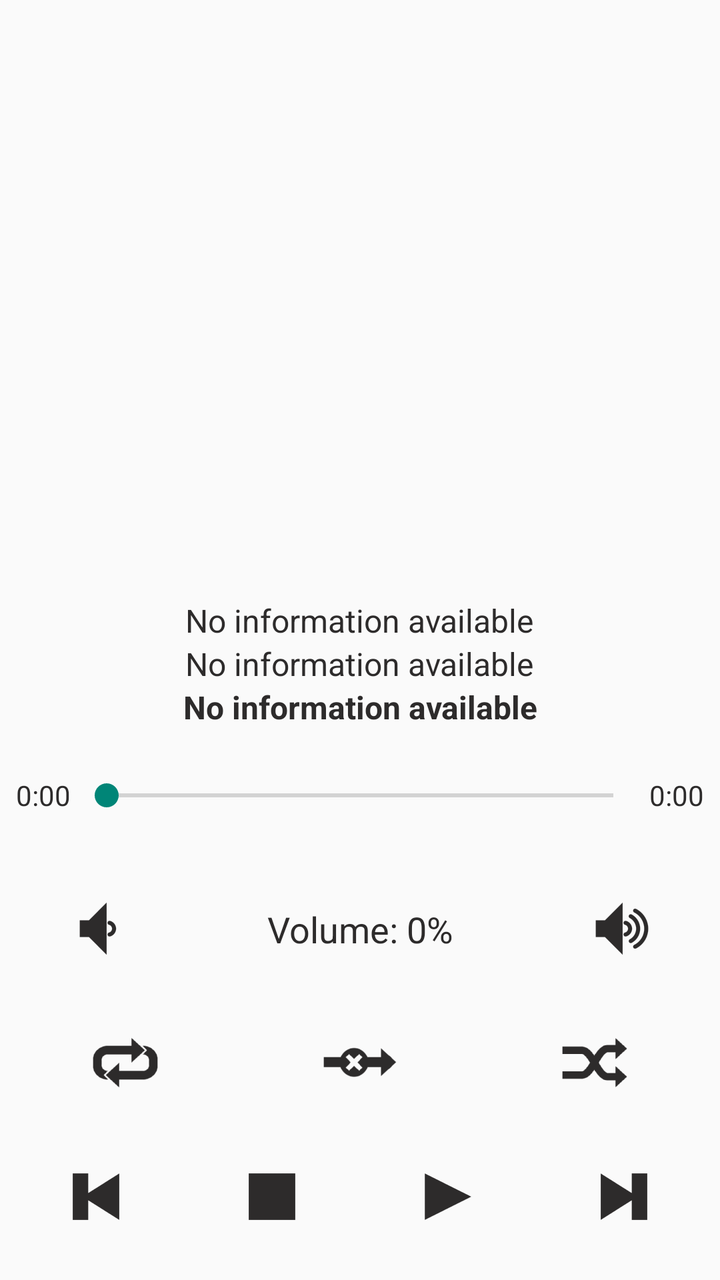
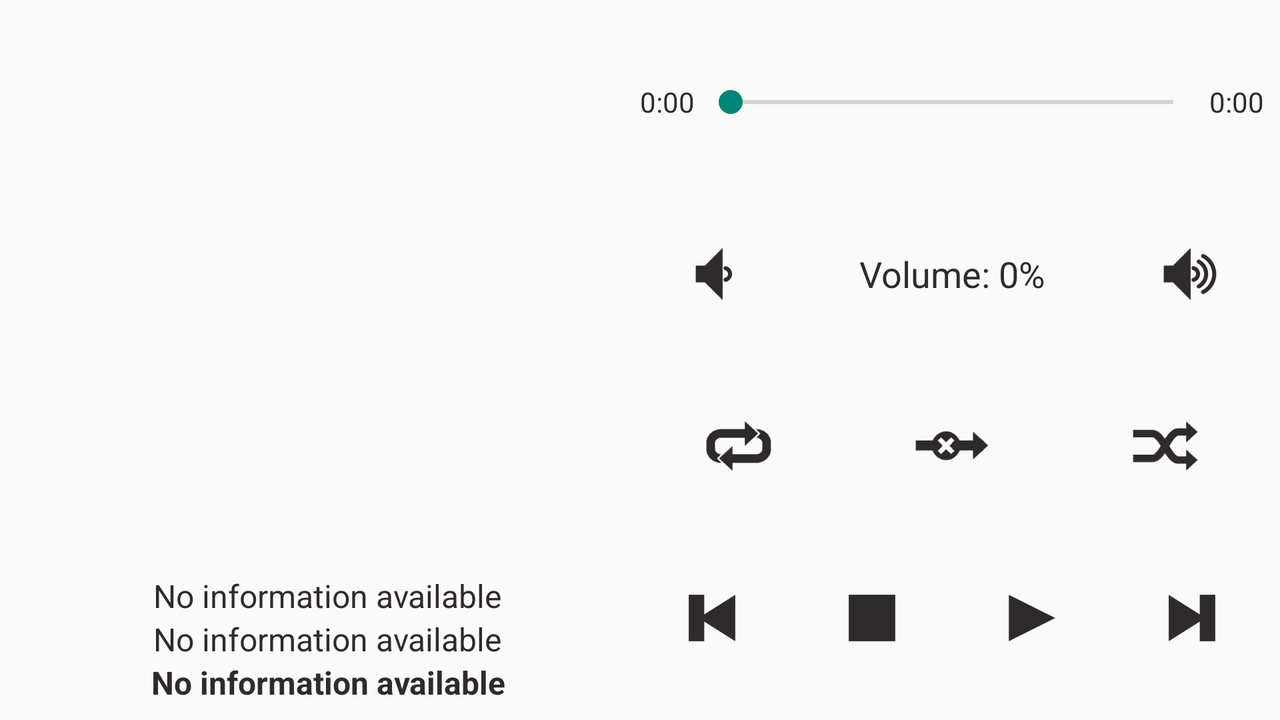

The same Android screen from two of the app's own layout files: first res/layout/ as a phone draws it, then the author's variant for another configuration, drawn on a device whose configuration selects that folder. Both files follow.
<!-- AndroidManifest.xml: application theme AppTheme -->
<!-- res/layout/fragment_player_control.xml -->
<LinearLayout xmlns:android="http://schemas.android.com/apk/res/android"
    xmlns:tools="http://schemas.android.com/tools"
    android:layout_width="match_parent"
    android:layout_height="match_parent"
    android:orientation="vertical"
    android:paddingBottom="@dimen/activity_vertical_margin"
    android:paddingLeft="@dimen/activity_horizontal_margin"
    android:paddingRight="@dimen/activity_horizontal_margin"
    android:paddingTop="@dimen/activity_vertical_margin" >

    <LinearLayout
        android:layout_width="match_parent"
        android:layout_height="0dp"
        android:layout_weight="4"
        android:gravity="center"
        android:orientation="vertical" >

        <TextView
            android:id="@+id/player_text_output"
            android:layout_width="match_parent"
            android:layout_height="wrap_content"
            android:ellipsize="end"
            android:gravity="center"
            android:paddingBottom="8dp"
            android:visibility="gone"
            android:maxLines="1"
            android:textSize="14sp"
            android:textStyle="bold" />

        <ImageView
            android:id="@+id/player_cover_image"
            android:layout_width="wrap_content"
            android:layout_height="0dp"
            android:layout_weight="1"
            android:layout_marginBottom="2dp"
            android:contentDescription="@string/player_image_album_cover" />
        
        <TextView
            android:id="@+id/player_text_info_artist"
            android:layout_width="wrap_content"
            android:layout_height="wrap_content"
            android:gravity="center"
            android:text="@string/player_playing_info_none"
            android:textSize="16sp" />

        <TextView
            android:id="@+id/player_text_info_album"
            android:layout_width="wrap_content"
            android:layout_height="wrap_content"
            android:gravity="center"
            android:text="@string/player_playing_info_none"
            android:textSize="16sp" />
        
        <TextView
            android:id="@+id/player_text_info_title"
            android:layout_width="wrap_content"
            android:layout_height="wrap_content"
            android:gravity="center"
            android:text="@string/player_playing_info_none"
            android:textSize="16sp"
            android:textStyle="bold" />
                
    </LinearLayout>

    <LinearLayout
        android:layout_width="match_parent"
        android:layout_height="0dp"
        android:layout_weight="3"
        android:gravity="bottom"
        android:orientation="vertical" >

        <LinearLayout
            android:layout_width="match_parent"
            android:layout_height="0dp"
            android:layout_weight="1"
            android:gravity="center_vertical" >

            <TextView
                android:id="@+id/player_text_seek_elapsed"
                android:layout_width="wrap_content"
                android:layout_height="wrap_content"
                android:text="@string/player_seek_time"
                android:textAppearance="?android:attr/textAppearanceSmall" />

            <SeekBar
                android:id="@+id/player_seek_bar_time"
                android:layout_width="0dp"
                android:layout_height="wrap_content"
                android:layout_marginLeft="2dp"
                android:layout_marginRight="2dp"
                android:layout_weight="1" />

            <TextView
                android:id="@+id/player_text_seek_total"
                android:layout_width="wrap_content"
                android:layout_height="wrap_content"
                android:text="@string/player_seek_time"
                android:textAppearance="?android:attr/textAppearanceSmall" />
        </LinearLayout>


        <LinearLayout
            android:layout_width="match_parent"
            android:layout_height="0dp"
            android:layout_weight="1"
            android:gravity="center_vertical" >

            <ImageButton
                android:id="@+id/player_button_volume_down"
                android:layout_width="0dp"
                android:layout_height="wrap_content"
                android:layout_marginLeft="0dp"
                android:layout_marginRight="4dp"
                android:layout_marginTop="4dp"
                android:layout_marginBottom="4dp"
                android:layout_weight="1"
                android:background="?android:attr/selectableItemBackground"
                android:contentDescription="@string/player_volume_down"
                android:scaleType="center"
                android:tint="?iconColor"
                android:src="@drawable/ic_volume_down" />

            <TextView
                android:id="@+id/player_text_volume"
                android:layout_width="0dp"
                android:layout_height="wrap_content"
                android:layout_marginLeft="4dp"
                android:layout_marginRight="4dp"
                android:layout_marginTop="4dp"
                android:layout_marginBottom="4dp"
                android:layout_weight="2"
                android:gravity="center"
                android:text="@string/player_volume_text_unknown"
                android:textAppearance="?android:attr/textAppearanceMedium" />

            <ImageButton
                android:id="@+id/player_button_volume_up"
                android:layout_width="0dp"
                android:layout_height="wrap_content"
                android:layout_marginLeft="4dp"
                android:layout_marginRight="0dp"
                android:layout_marginTop="4dp"
                android:layout_marginBottom="4dp"
                android:layout_weight="1"
                android:background="?android:attr/selectableItemBackground"
                android:contentDescription="@string/player_volume_up"
                android:scaleType="center"
                android:tint="?iconColor"
                android:src="@drawable/ic_volume_up" />
        </LinearLayout>

        <LinearLayout
            android:layout_width="match_parent"
            android:layout_height="0dp"
            android:layout_weight="1"
            android:gravity="center_vertical" >

            <ImageButton
                android:id="@+id/player_button_repeat"
                android:layout_width="wrap_content"
                android:layout_height="wrap_content"
                android:layout_marginLeft="0dp"
                android:layout_marginRight="4dp"
                android:layout_marginTop="4dp"
                android:layout_marginBottom="4dp" 
                android:layout_weight="1"
                android:background="?android:attr/selectableItemBackground"
                android:contentDescription="@string/player_repeat"
                android:scaleType="center"
                android:tint="?iconColor"
                android:src="@drawable/ic_repeat" />

            <ImageButton
                android:id="@+id/player_button_consume"
                android:layout_width="wrap_content"
                android:layout_height="wrap_content"
                android:layout_marginLeft="4dp"
                android:layout_marginRight="4dp"
                android:layout_marginTop="4dp"
                android:layout_marginBottom="4dp"
                android:layout_weight="1"
                android:background="?android:attr/selectableItemBackground"
                android:contentDescription="@string/player_consume"
                android:scaleType="center"
                android:tint="?iconColor"
                android:src="@drawable/ic_consume" />

            <ImageButton
                android:id="@+id/player_button_random"
                android:layout_width="wrap_content"
                android:layout_height="wrap_content"
                android:layout_marginLeft="4dp"
                android:layout_marginRight="0dp"
                android:layout_marginTop="4dp"
                android:layout_marginBottom="4dp"
                android:layout_weight="1"
                android:background="?android:attr/selectableItemBackground"
                android:contentDescription="@string/player_random"
                android:scaleType="center"
                android:tint="?iconColor"
                android:src="@drawable/ic_random" />
        </LinearLayout>

        <LinearLayout
            android:layout_width="match_parent"
            android:layout_height="0dp"
            android:layout_weight="1"
            android:gravity="center_vertical" >

            <ImageButton
                android:id="@+id/player_button_previous"
                android:layout_width="wrap_content"
                android:layout_height="wrap_content"
                android:layout_marginLeft="0dp"
                android:layout_marginRight="4dp"
                android:layout_marginTop="4dp"
                android:layout_marginBottom="4dp"
                android:layout_weight="1"
                android:background="?android:attr/selectableItemBackground"
                android:contentDescription="@string/player_previous"
                android:scaleType="center"
                android:tint="?iconColor"
                android:src="@drawable/ic_previous" />

            <ImageButton
                android:id="@+id/player_button_stop"
                android:layout_width="wrap_content"
                android:layout_height="wrap_content"
                android:layout_marginLeft="4dp"
                android:layout_marginRight="4dp"
                android:layout_marginTop="4dp"
                android:layout_marginBottom="4dp"
                android:layout_weight="1"
                android:background="?android:attr/selectableItemBackground"
                android:contentDescription="@string/player_stop"
                android:scaleType="center"
                android:tint="?iconColor"
                android:src="@drawable/ic_stop" />

            <ImageButton
                android:id="@+id/player_button_play"
                android:layout_width="wrap_content"
                android:layout_height="wrap_content"
                android:layout_marginLeft="4dp"
                android:layout_marginRight="4dp"
                android:layout_marginTop="4dp"
                android:layout_marginBottom="4dp"
                android:layout_weight="1"
                android:background="?android:attr/selectableItemBackground"
                android:contentDescription="@string/player_play"
                android:scaleType="center"
                android:tint="?iconColor"
                android:src="@drawable/ic_play" />

            <ImageButton
                android:id="@+id/player_button_next"
                android:layout_width="wrap_content"
                android:layout_height="wrap_content"
                android:layout_marginLeft="4dp"
                android:layout_marginRight="0dp"
                android:layout_marginTop="4dp"
                android:layout_marginBottom="4dp"
                android:layout_weight="1"
                android:background="?android:attr/selectableItemBackground"
                android:contentDescription="@string/player_next"
                android:scaleType="center"
                android:tint="?iconColor"
                android:src="@drawable/ic_next" />
        </LinearLayout>

    </LinearLayout>

</LinearLayout>
<!-- resources referenced by this layout -->
<resources>
  <dimen name="activity_horizontal_margin">8dp</dimen>
  <dimen name="activity_vertical_margin">8dp</dimen>
  <!-- drawable ic_consume: png bitmap (drawable-hdpi, 1560 bytes) -->
  <!-- drawable ic_next: png bitmap (drawable-hdpi, 827 bytes) -->
  <!-- drawable ic_play: png bitmap (drawable-hdpi, 783 bytes) -->
  <!-- drawable ic_previous: png bitmap (drawable-hdpi, 853 bytes) -->
  <!-- drawable ic_random: png bitmap (drawable-hdpi, 1111 bytes) -->
  <!-- drawable ic_repeat: png bitmap (drawable-hdpi, 1669 bytes) -->
  <!-- drawable ic_stop: png bitmap (drawable-hdpi, 328 bytes) -->
  <!-- drawable ic_volume_down: png bitmap (drawable-hdpi, 683 bytes) -->
  <!-- drawable ic_volume_up: png bitmap (drawable-hdpi, 1382 bytes) -->
  <string name="player_consume">Consume</string>
  <string name="player_image_album_cover">Cover image</string>
  <string name="player_next">Next</string>
  <string name="player_play">Play</string>
  <string name="player_playing_info_none">No information available</string>
  <string name="player_previous">Previous</string>
  <string name="player_random">Random</string>
  <string name="player_repeat">Repeat</string>
  <string name="player_seek_time">0:00</string>
  <string name="player_stop">Stop</string>
  <string name="player_volume_down">Volume down</string>
  <string name="player_volume_text_unknown">Volume: 0%</string>
  <string name="player_volume_up">Volume up</string>
  <style name="AppTheme" parent="AppBaseTheme">
          
  
      </style>
  <!-- from res/values-v21/ -->
  <style name="AppBaseTheme" parent="Theme.AppCompat.Light.DarkActionBar">
          
  
          <item name="choiceBarColor">?android:colorBackground</item>
          <item name="iconColor">#ff2d2b2b</item>
          <item name="playlistDragColor">#c0e3e3e3</item>
          <item name="redFocusColor">#ffd32a2a</item>
  
          <item name="android:colorPrimaryDark">#ff222222</item>
          <item name="android:colorPrimary">#ffaaaaaa</item>
          <item name="android:textColor">#ff2d2b2b</item>
  
      </style>
</resources>
<!-- res/layout-land/fragment_player_control.xml (the author's variant of the layout above) -->
<!-- drawn on the phone turned sideways -->
<LinearLayout xmlns:android="http://schemas.android.com/apk/res/android"
    xmlns:tools="http://schemas.android.com/tools"
    android:layout_width="match_parent"
    android:layout_height="match_parent"
    android:orientation="horizontal"
    android:paddingBottom="@dimen/activity_vertical_margin"
    android:paddingLeft="@dimen/activity_horizontal_margin"
    android:paddingRight="@dimen/activity_horizontal_margin"
    android:paddingTop="@dimen/activity_vertical_margin" >

    <LinearLayout
        android:layout_width="0dp"
        android:layout_height="match_parent"
        android:layout_weight="1"
        android:gravity="center"
        android:orientation="vertical" >

        <ImageView
            android:id="@+id/player_cover_image"
            android:layout_width="wrap_content"
            android:layout_height="0dp"
            android:layout_weight="1"
            android:layout_marginBottom="2dp"
            android:contentDescription="@string/player_image_album_cover" />
        
        <TextView
            android:id="@+id/player_text_info_artist"
            android:layout_width="wrap_content"
            android:layout_height="wrap_content"
            android:gravity="center"
            android:text="@string/player_playing_info_none"
            android:textSize="16sp" />

        <TextView
            android:id="@+id/player_text_info_album"
            android:layout_width="wrap_content"
            android:layout_height="wrap_content"
            android:gravity="center"
            android:text="@string/player_playing_info_none"
            android:textSize="16sp" />
        
        <TextView
            android:id="@+id/player_text_info_title"
            android:layout_width="wrap_content"
            android:layout_height="wrap_content"
            android:gravity="center"
            android:text="@string/player_playing_info_none"
            android:textSize="16sp"
            android:textStyle="bold" />
        
    </LinearLayout>

    <LinearLayout
        android:layout_width="0dp"
        android:layout_height="match_parent"
        android:layout_weight="1"
        android:gravity="bottom"
        android:orientation="vertical" >

        <TextView
            android:id="@+id/player_text_output"
            android:layout_width="wrap_content"
            android:layout_height="wrap_content"
            android:ellipsize="end"
            android:gravity="center"
            android:layout_gravity="center_horizontal"
            android:layout_marginBottom="8dp"
            android:paddingLeft="4dp"
            android:paddingRight="4dp"
            android:background="?android:attr/selectableItemBackground"
            android:visibility="gone"
            android:maxLines="1"
            android:textSize="14sp"
            android:textStyle="bold" />

        <LinearLayout
            android:layout_width="match_parent"
            android:layout_height="0dp"
            android:layout_weight="1"
            android:gravity="center_vertical" >

            <TextView
                android:id="@+id/player_text_seek_elapsed"
                android:layout_width="wrap_content"
                android:layout_height="wrap_content"
                android:text="@string/player_seek_time"
                android:textAppearance="?android:attr/textAppearanceSmall" />

            <SeekBar
                android:id="@+id/player_seek_bar_time"
                android:layout_width="0dp"
                android:layout_height="wrap_content"
                android:layout_marginLeft="2dp"
                android:layout_marginRight="2dp"
                android:layout_weight="1" />

            <TextView
                android:id="@+id/player_text_seek_total"
                android:layout_width="wrap_content"
                android:layout_height="wrap_content"
                android:text="@string/player_seek_time"
                android:textAppearance="?android:attr/textAppearanceSmall" />
        </LinearLayout>

        <LinearLayout
            android:layout_width="match_parent"
            android:layout_height="0dp"
            android:layout_weight="1"
            android:gravity="center_vertical" >

            <ImageButton
                android:id="@+id/player_button_volume_down"
                android:layout_width="0dp"
                android:layout_height="wrap_content"
                android:layout_marginLeft="0dp"
                android:layout_marginRight="4dp"
                android:layout_marginTop="4dp"
                android:layout_marginBottom="4dp"
                android:layout_weight="1"
                android:background="?android:attr/selectableItemBackground"
                android:contentDescription="@string/player_volume_down"
                android:scaleType="center"
                android:tint="?iconColor"
                android:src="@drawable/ic_volume_down" />

            <TextView
                android:id="@+id/player_text_volume"
                android:layout_width="0dp"
                android:layout_height="wrap_content"
                android:layout_marginLeft="4dp"
                android:layout_marginRight="4dp"
                android:layout_marginTop="4dp"
                android:layout_marginBottom="4dp"
                android:layout_weight="2"
                android:gravity="center"
                android:text="@string/player_volume_text_unknown"
                android:textAppearance="?android:attr/textAppearanceMedium" />

            <ImageButton
                android:id="@+id/player_button_volume_up"
                android:layout_width="0dp"
                android:layout_height="wrap_content"
                android:layout_marginLeft="4dp"
                android:layout_marginRight="0dp"
                android:layout_marginTop="4dp"
                android:layout_marginBottom="4dp"
                android:layout_weight="1"
                android:background="?android:attr/selectableItemBackground"
                android:contentDescription="@string/player_volume_up"
                android:scaleType="center"
                android:tint="?iconColor"
                android:src="@drawable/ic_volume_up" />
        </LinearLayout>

        <LinearLayout
            android:layout_width="match_parent"
            android:layout_height="0dp"
            android:layout_weight="1"
            android:gravity="center_vertical" >

            <ImageButton
                android:id="@+id/player_button_repeat"
                android:layout_width="wrap_content"
                android:layout_height="wrap_content"
                android:layout_marginLeft="0dp"
                android:layout_marginRight="4dp"
                android:layout_marginTop="4dp"
                android:layout_marginBottom="4dp"
                android:layout_weight="1"
                android:background="?android:attr/selectableItemBackground"
                android:contentDescription="@string/player_repeat"
                android:scaleType="center"
                android:tint="?iconColor"
                android:src="@drawable/ic_repeat" />

            <ImageButton
                android:id="@+id/player_button_consume"
                android:layout_width="wrap_content"
                android:layout_height="wrap_content"
                android:layout_marginLeft="4dp"
                android:layout_marginRight="4dp"
                android:layout_marginTop="4dp"
                android:layout_marginBottom="4dp"
                android:layout_weight="1"
                android:background="?android:attr/selectableItemBackground"
                android:contentDescription="@string/player_consume"
                android:scaleType="center"
                android:tint="?iconColor"
                android:src="@drawable/ic_consume" />

            <ImageButton
                android:id="@+id/player_button_random"
                android:layout_width="wrap_content"
                android:layout_height="wrap_content"
                android:layout_marginLeft="4dp"
                android:layout_marginRight="0dp"
                android:layout_marginTop="4dp"
                android:layout_marginBottom="4dp"
                android:layout_weight="1"
                android:background="?android:attr/selectableItemBackground"
                android:contentDescription="@string/player_random"
                android:scaleType="center"
                android:tint="?iconColor"
                android:src="@drawable/ic_random" />
        </LinearLayout>

        <LinearLayout
            android:layout_width="match_parent"
            android:layout_height="0dp"
            android:layout_weight="1"
            android:gravity="center_vertical" >

            <ImageButton
                android:id="@+id/player_button_previous"
                android:layout_width="wrap_content"
                android:layout_height="wrap_content"
                android:layout_marginLeft="0dp"
                android:layout_marginRight="4dp"
                android:layout_marginTop="4dp"
                android:layout_marginBottom="4dp"
                android:layout_weight="1"
                android:background="?android:attr/selectableItemBackground"
                android:contentDescription="@string/player_previous"
                android:scaleType="center"
                android:tint="?iconColor"
                android:src="@drawable/ic_previous" />

            <ImageButton
                android:id="@+id/player_button_stop"
                android:layout_width="wrap_content"
                android:layout_height="wrap_content"
                android:layout_marginLeft="4dp"
                android:layout_marginRight="4dp"
                android:layout_marginTop="4dp"
                android:layout_marginBottom="4dp"
                android:layout_weight="1"
                android:background="?android:attr/selectableItemBackground"
                android:contentDescription="@string/player_stop"
                android:scaleType="center"
                android:tint="?iconColor"
                android:src="@drawable/ic_stop" />

            <ImageButton
                android:id="@+id/player_button_play"
                android:layout_width="wrap_content"
                android:layout_height="wrap_content"
                android:layout_marginLeft="4dp"
                android:layout_marginRight="4dp"
                android:layout_marginTop="4dp"
                android:layout_marginBottom="4dp"
                android:layout_weight="1"
                android:background="?android:attr/selectableItemBackground"
                android:contentDescription="@string/player_play"
                android:scaleType="center"
                android:tint="?iconColor"
                android:src="@drawable/ic_play" />

            <ImageButton
                android:id="@+id/player_button_next"
                android:layout_width="wrap_content"
                android:layout_height="wrap_content"
                android:layout_marginLeft="4dp"
                android:layout_marginRight="0dp"
                android:layout_marginTop="4dp"
                android:layout_marginBottom="4dp"
                android:layout_weight="1"
                android:background="?android:attr/selectableItemBackground"
                android:contentDescription="@string/player_next"
                android:scaleType="center"
                android:tint="?iconColor"
                android:src="@drawable/ic_next" />
        </LinearLayout>

    </LinearLayout>

</LinearLayout>
